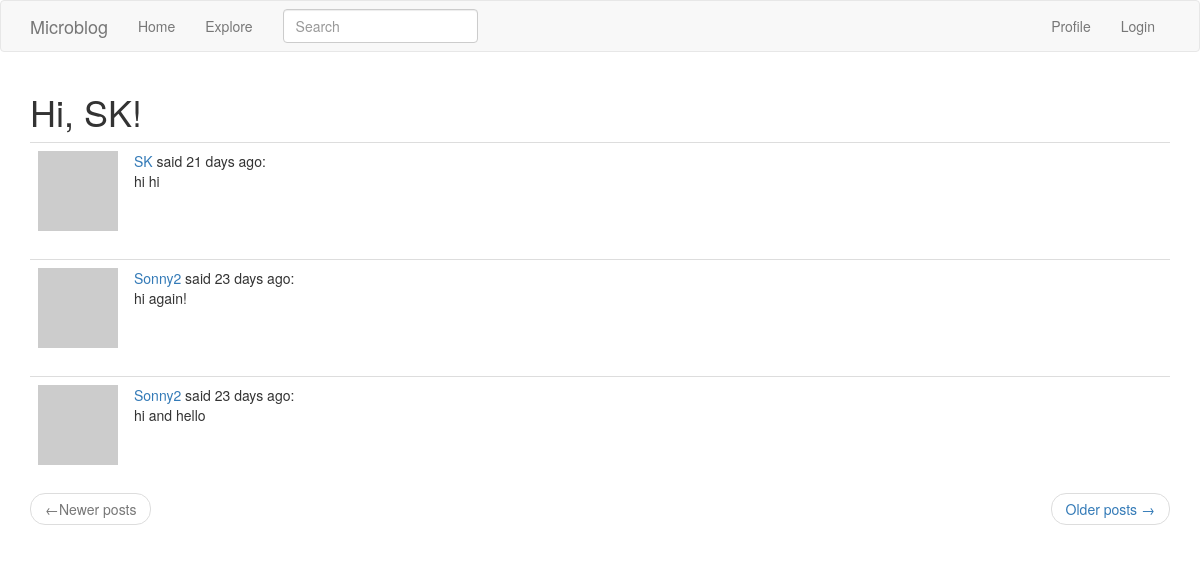
The page /explore (signed in) on the database as committed earlier.
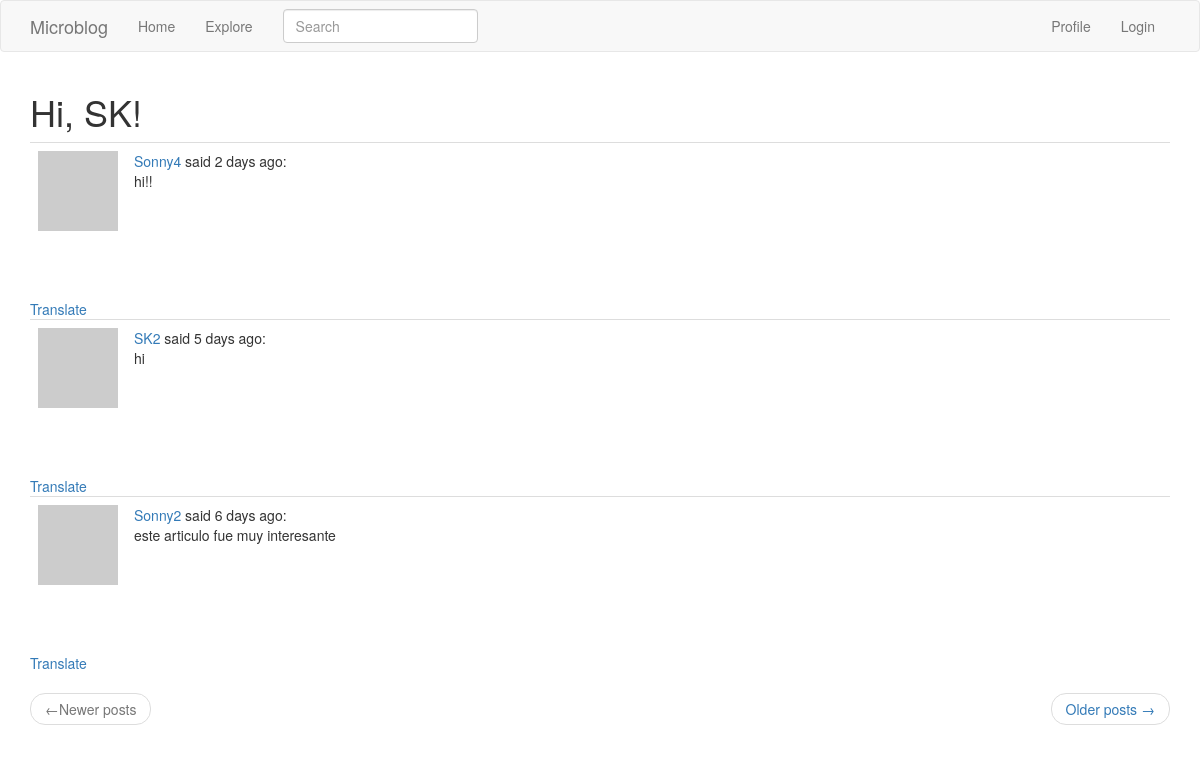
The same page on the database as committed later.
### app/models.py (models this page shows, shortened)
class SearchableMixin(object):
    @classmethod
    def before_commit(cls, session):
        session._changes = {
            'add': list(session.new),
            'update': list(session.dirty),
            'delete': list(session.deleted)
        }
    @classmethod
    def after_commit(cls, session):
        for obj in session._changes['add']:
            if isinstance(obj, SearchableMixin):
                add_to_index(obj.__tablename__, obj)
        for obj in session._changes['update']:
            if isinstance(obj, SearchableMixin):
                add_to_index(obj.__tablename__, obj)
        for obj in session._changes['delete']:
            if isinstance(obj, SearchableMixin):
                remove_from_index(obj.__tablename__, obj)
        session._changes=None

class Post(SearchableMixin, db.Model):
    __searchable__ = ['body']
    id = db.Column(db.Integer, primary_key=True)
    body = db.Column(db.String(140))
    timestamp = db.Column(db.DateTime, index=True, default=datetime.utcnow)
    user_id = db.Column(db.Integer, db.ForeignKey('user.id'))
    language = db.Column(db.String(5))

class User(UserMixin, db.Model):
    id = db.Column(db.Integer, primary_key=True)
    username = db.Column(db.String(64), index=True, unique=True)
    email = db.Column(db.String(120), index=True, unique=True)
    password_hash = db.Column(db.String(128))
    posts = db.relationship('Post',backref='author', lazy='dynamic')
    about_me = db.Column(db.String(140))
    last_seen = db.Column(db.DateTime, default=datetime.utcnow)
    followed = db.relationship(
        'User', secondary=followers,
        primaryjoin=(followers.c.follower_id == id),
        secondaryjoin=(followers.c.followed_id == id),
        backref=db.backref('followers', lazy='dynamic'), lazy='dynamic')
    def avatar(self, size):
        digest = md5(self.email.lower().encode('utf-8')).hexdigest()
        return 'https://www.gravatar.com/avatar/{}?d=identicon&s={}'.format(digest, size)

### app/main/routes.py (the view)
@bp.route('/explore')
@login_required
def explore():
    page=request.args.get('page',1,type=int)
    posts = Post.query.order_by(Post.timestamp.desc()).paginate(page,current_app.config['POSTS_PER_PAGE'],False)
    next_url = url_for('main.explore',page=posts.next_num) if posts.has_next else None
    prev_url = url_for('main.explore', page=posts.prev_num) if posts.has_prev else None
    return render_template('index.html', title='Explore', posts=posts.items, next_url=next_url, prev_url=prev_url)

### app/main/forms.py
class SearchForm(FlaskForm):
    q = StringField('Search', validators=[DataRequired()])
    def __init__(self, *args, **kwargs):
        if 'formdata' not in kwargs:
            kwargs['formdata'] = request.args
        if 'csrf_enabled' not in kwargs:
            kwargs['csrf_enabled'] = False
        super(SearchForm, self).__init__(*args, **kwargs)

### app/main/routes.py (called while the page is built)
@bp.before_app_request
def before_request():
    if current_user.is_authenticated:
        current_user.last_seen = datetime.utcnow()
        db.session.commit()
        g.search_form = SearchForm()
    g.locale = str(get_locale())

### app/models.py (called while the page is built)
@login.user_loader
def load_user(id):
    return User.query.get(int(id))

### app/templates/index.html (shortened to what this page needs)
{% extends "base.html" %}
{% import 'bootstrap/wtf.html' as wtf %}
{% block app_content %}
    <h1> Hi, {{ current_user.username }}!</h1>
    {% for post in posts %}
        {% include '_post.html' %}
    {% endfor %}
    <nav aria-label="...">
        <ul class="pager">
            <li class="previous{% if not prev_url %} disabled{% endif %}">
                <a href="{{ prev_url or '#' }}">
                    <span aria-hidden="true">&larr;</span>Newer posts
                </a>
            </li>
            <li class="next{% if not next_url %} disabled{% endif %}">
                <a href="{{ next_url or '#' }}">
                    Older posts <span aria-hidden="true">&rarr;</span>
                </a>
            </li>
        </ul>
    </nav>
{% endblock %}

### app/templates/_post.html
<table class="table table-hover">
    <tr>
        <td width="70px">
            <a href="{{ url_for('main.user', username=post.author.username) }}">
                <img src ="{{ post.author.avatar(70) }}" />
            </a>
        </td>
        <td>
            <a href="{{ url_for('main.user', username=post.author.username) }}">
                {{ post.author.username }}
            </a>
            said {{ moment(post.timestamp).fromNow() }}: <br>
            <span id = "post{{ post.id }}">{{ post.body }}</span>
        </td>
    </tr>
</table>
{% if post.language and post.language != g.locale%}
<br><br>
<span id= "translation{{ post.id }}">
<a href="javascript:translate(
    '#post{{ post.id }}',
    '#translation{{ post.id }}',
    '{{ post.language }}',
    '{{ g.locale }}');">
    {{ 'Translate' }}</a>
</span>
{% endif %}

Rows that differ between the two databases and show on the page:
no longer on this page (row unchanged): Post: author.username "SK", timestamp "21 days ago", body "hi hi"
no longer on this page (row unchanged): Post: author.username "Sonny2", timestamp "23 days ago", body "hi again!"
no longer on this page (row unchanged): Post: author.username "Sonny2", timestamp "23 days ago", body "hi and hello"
added Post: author.username "Sonny4", timestamp "2 days ago", body "hi!!", value "Translate"
added Post: author.username "SK2", timestamp "5 days ago", body "hi", value "Translate"
added Post: author.username "Sonny2", timestamp "6 days ago", body "este articulo fue muy interesante", value "Translate"
